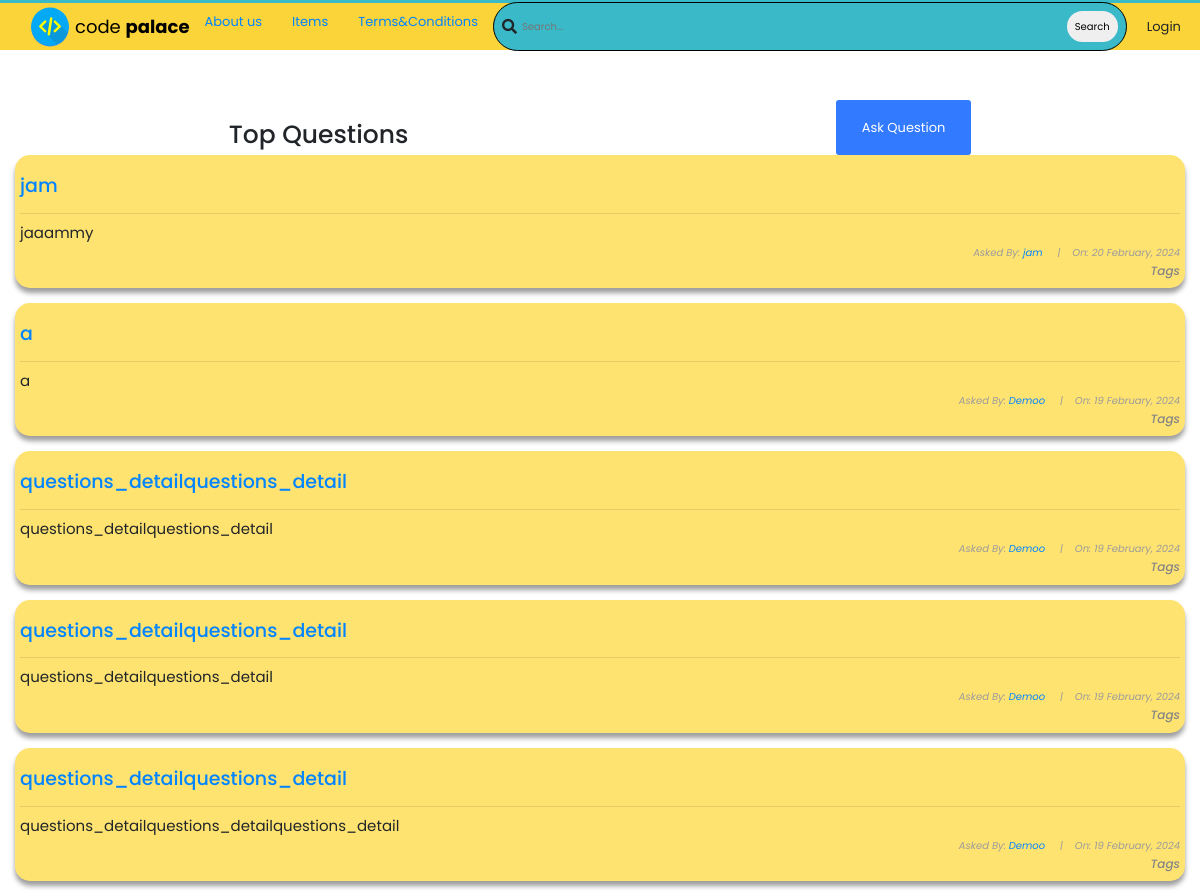
/questions/ (upper part), run on an earlier commit of the app's database.
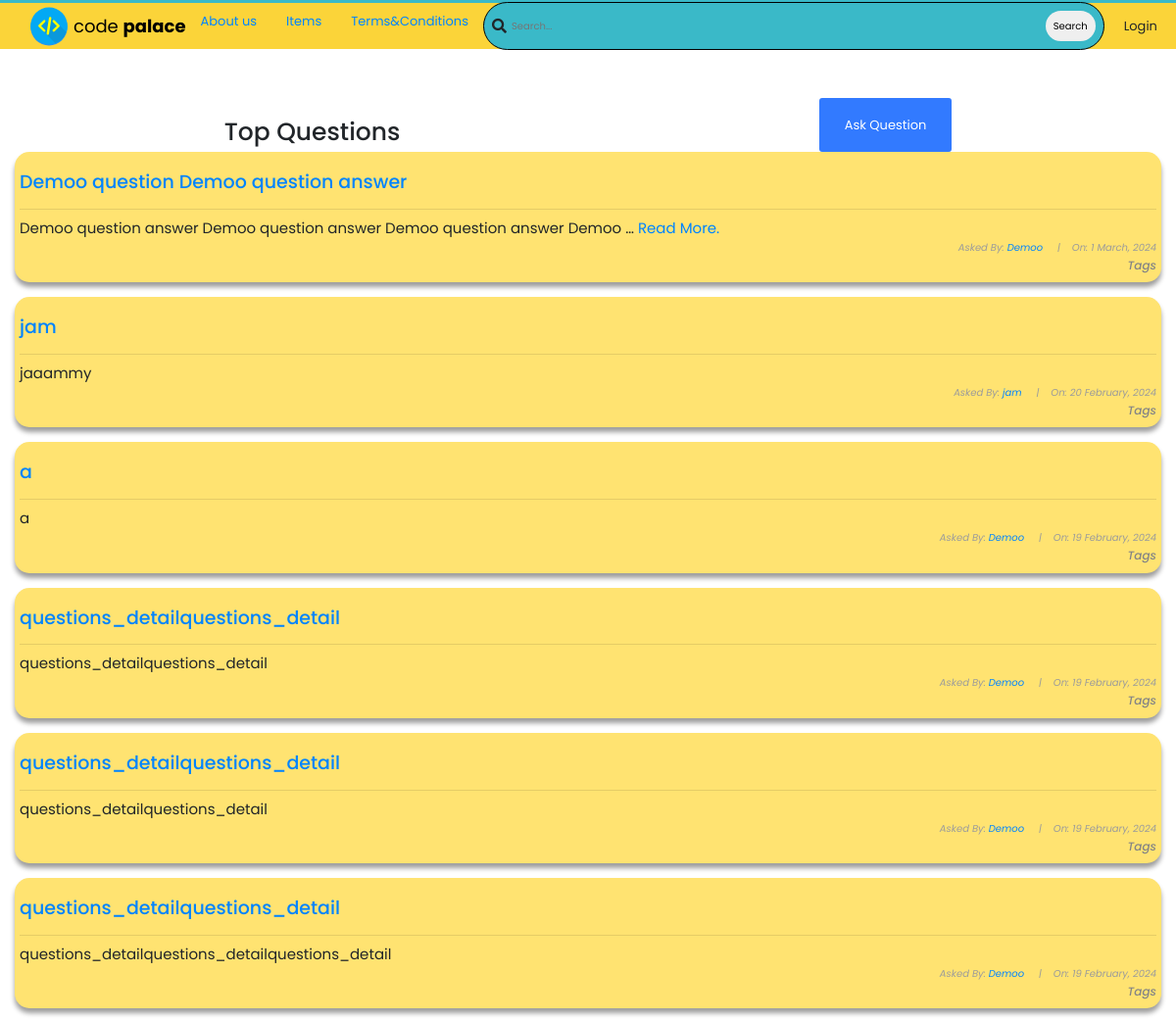
And on a later commit of the database.
### CodePalaceBase/models.py (models this page shows, shortened)
class Question(models.Model):
    user = models.ForeignKey(User, on_delete=models.CASCADE)
    title = models.CharField(max_length=10000)
    content = models.TextField(null=True, blank=True)
    date_created = models.DateTimeField(default=timezone.now)

### CodePalaceBase/views.py (the view)
# urls.py: path('questions/', views.QuestionListView.as_view(), name="questions_list"),
class QuestionListView(ListView):
    model = Question
    context_object_name = 'questions'
    ordering = ['-date_created']

### CodePalaceBase/templates/CodePalaceBase/question_list.html (shortened to what this page needs)
{% extends 'base.html' %} {% block content %}
<!DOCTYPE html>
<html lang="en">
<head>
</head>
<body>
  <div class="container">
    <div id="sub-nav">
      <h1 id="fh1">Top Questions</h1>
      <button class="btn" id="logout-btn">
        <a id="fa" {% if user.is_authenticated %} href="{% url 'CodePalaceBase:question_create' %}" {% else %}
          href="{% url 'login' %}" {% endif %} style="color: white; text-decoration: none">Ask Question</a>
      </button>
    </div>
    <div class="list-question">
      <div class="questions">
        {% for question in questions %}
        <div class="container question">
          <div id="title-sec" style="display: flex; align-items: center">
            <h3 id="fh3">
              <a href="{% url 'CodePalaceBase:questions_detail' question.id%}">{{question.title}}</a>
            </h3>
          </div>
          <hr />
          {% if question.content|wordcount <= 10 %} <h6 id="fh6" style="text-align: left">{{ question.content }}</h6>
            {% else %}
            <h6 id="fh6" style="text-align: left">
              {{ question.content|truncatewords:10 }}
              <a href="{% url 'CodePalaceBase:questions_detail' question.id%}">Read More.</a>
            </h6>
            {% endif %}
            <h6 id="fh6" style="
                font-size: 10px;
                font-style: italic;
                color: rgb(155, 155, 155);
              ">
              Asked By:
              <a href="{% url 'CodePalaceBase:profiles' question.user.profile.id %}">{{ question.user }} </a>
              &nbsp;&nbsp;&nbsp; |&nbsp;&nbsp;&nbsp; On:
              {{question.date_created | date:"j F, Y"}}
            </h6>
            <h5 style="text-align: right; font-size: 12px; font-style: italic">
              Tags
            </h5>
        </div>
        <br />
        {% endfor %}
      </div>
    </div>
  </div>
</body>
</html>
{% endblock content %}

What changed in the data, as far as the page shows it:
added Question: title "Demoo question Demoo question answer", content "Demoo question answer Demoo question answer Demoo question answer Demoo …", user "Demoo", date_created "1 March, 2024"
